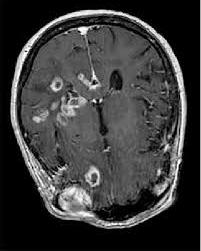
#> input picture Brain_Tumor_Data_Set/Brain_Tumor_Data_Set/test_brain_tumor/Cancer (1057).jpg, 201 x 251 px, found by its file name; its folder holds only this picture in this run
$ jupyter execute --allow-errors preparar_modelos.ipynb
#> lines starting #> are read from the running program, lines starting #| are printed output that depends on the picture
[cell 1]
import numpy as np
import os, sys
from sklearn import svm
from sklearn import metrics
from sklearn.model_selection import train_test_split
from skimage.feature import local_binary_pattern
import cv2

[cell 2]
os.getcwd()

[cell 3]
path_current = os.getcwd()
path_dataset = os.path.join(path_current, "..", "Brain_Tumor_Data_Set\\Brain_Tumor_Data_Set")
print(path_dataset)
os.listdir(path_dataset)

[cell 4]
os.listdir(path_dataset)[2:]

[cell 5]
data_sets = os.listdir(path_dataset)[2:]
data_sets

[cell 6]
hog = cv2.HOGDescriptor((128,128), (16,16), (8,8), (8,8), 9) # configuramos el hog
                        # ventana, bloque, stride, celda, bins

[cell 7]
folders = {"train_brain_tumor" : 1, "train_healthy": 0}
# eiquetas de las variables, donde 1 es cerebro con tumor y 0 es cerebro sano

x_hog = []
y_hog = []

#> (the rest of this cell did not finish here and is left out)

[cell 8]
print(x_hog)
print()
print(y_hog)

[cell 9]
print(len(x_hog))
print(len(y_hog))
print()
print(y_hog.count(0))
print(y_hog.count(1))

[cell 10]
folders = {"test_brain_tumor" : 1, "test_healthy": 0}
# eiquetas de las variables, donde 1 es cerebro con tumor y 0 es cerebro sano

x_test_hog = []
y_test_hog = []

for folder, label in folders.items():
    path_set = os.path.join(path_dataset, folder) # entramos a la direccion de las carpetas para entrenar
    for img_name in os.listdir(path_set): # lista de las imagenes dentro de alguna de las carpetas de entrenamiento
        path_img = os.path.join(path_set, img_name) # ingresamos el path de una de las imagenes
        img = cv2.imread(path_img) # leemos la imagen
#> img is the input picture: shape (251, 201, 3); min 0, max 255, mean 58.4
        img = cv2.resize(img, (128,128), interpolation=cv2.INTER_AREA)
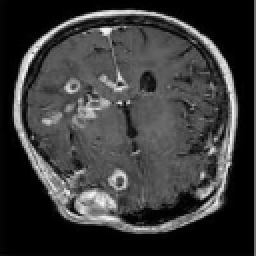
#> img: shape (128, 128, 3) (shown 2 times larger); min 0, max 247, mean 58.4
        if img is None:
            continue # si hay un archivo corrupto lo saltamos
        descriptor = hog.compute(img) # creamos el descriptor
#> descriptor = 8100 values, max 0.794 at index 7033, min 0 at index 5, mean 0.123
        x_test_hog.append(descriptor) # guardamos en el vector de las x
        y_test_hog.append(label) #guardamos su respectiva etiqueta
#> pass 2 of the loop `for folder, label in folders.items():`:
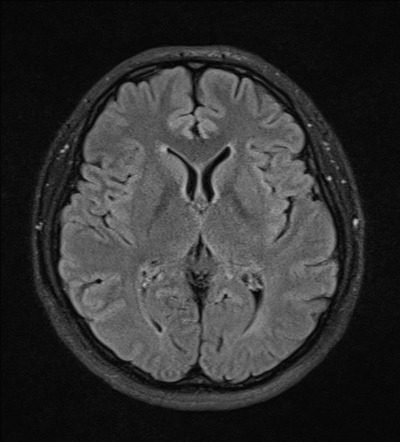
#> input picture Brain_Tumor_Data_Set/Brain_Tumor_Data_Set/test_healthy/Not Cancer  (1014).jpg, 400 x 442 px, found by its file name
#> img is the input picture: shape (442, 400, 3); min 0, max 189, mean 49.2
#> `img = cv2.resize(img, (128,128), interpolation=cv2.INTER_AREA)`:
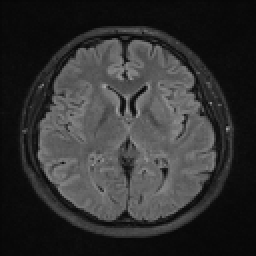
#> img: shape (128, 128, 3) (shown 2 times larger); min 6, max 164, mean 49.2
#> descriptor = 8100 values, max 0.602 at index 3793, min 3.56e-05 at index 841, mean 0.137

np.save(os.getcwd() + "/x_test_hog", x_test_hog)
np.save(os.getcwd() + "/y_test_hog", y_test_hog)

CREAMOS AHORA CON LAS CARACTERISTICAS LBP

el set de datos train y el set de datos test

[cell 11]
x_lbp = []
y_lbp = []

for folder, label in folders.items():
    path_set = os.path.join(path_dataset, folder) # entramos a la direccion de las carpetas para entrenar
    for img_name in os.listdir(path_set): # lista de las imagenes dentro de alguna de las carpetas de entrenamiento
        path_img = os.path.join(path_set, img_name) # ingresamos el path de una de las imagenes
        img = cv2.imread(path_img) # leemos la imagen
        img = cv2.cvtColor(img, cv2.COLOR_BGR2GRAY) # convertir a grises ya que asi lo necesita el LBP
#> img: shape (251, 201)
        if img is None:
            continue # si hay un archivo corrupto lo saltamos
        lbp = local_binary_pattern(img, 8, 1, "uniform") # caculamos el lbp
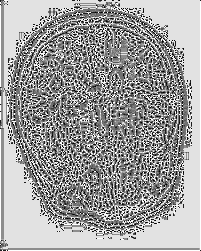
#> lbp: shape (251, 201) float64; min 0, max 9, mean 5.65; drawn with min black and max white
        hist, _ = np.histogram(lbp.ravel(), 59, (0,59)) # calculamos el histograma lbp
#> hist = 59 values, max 16679 at index 8, min 0 at index 10, mean 855.1
        x_lbp.append(hist) # guardamos el histograma como descriptor en el vector de las x
        y_lbp.append(label) #guardamos su respectiva etiqueta
#> pass 2 of the loop `for folder, label in folders.items():`:
#> `lbp = local_binary_pattern(img, 8, 1, "uniform")`:
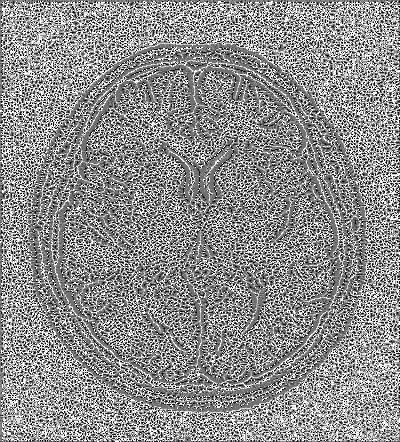
#> lbp: shape (442, 400) float64; min 0, max 9, mean 5.01; drawn with min black and max white
#> `hist, _ = np.histogram(lbp.ravel(), 59, (0,59))`: hist = 59 values, max 27032 at index 4, min 0 at index 10, mean 2996.6

np.save(os.getcwd() + "/x_train_lbp", x_lbp)
np.save(os.getcwd() + "/y_train_lbp", y_lbp)

[cell 12]
x_test_lbp = []
y_test_lbp = []

for folder, label in folders.items():
    path_set = os.path.join(path_dataset, folder) # entramos a la direccion de las carpetas para entrenar
    for img_name in os.listdir(path_set): # lista de las imagenes dentro de alguna de las carpetas de entrenamiento
        path_img = os.path.join(path_set, img_name) # ingresamos el path de una de las imagenes
        img = cv2.imread(path_img) # leemos la imagen
        img = cv2.cvtColor(img, cv2.COLOR_BGR2GRAY) # convertir a grises ya que asi lo necesita el LBP
        if img is None:
            continue # si hay un archivo corrupto lo saltamos
        lbp = local_binary_pattern(img, 8, 1, "uniform") # caculamos el lbp
        hist, _ = np.histogram(lbp.ravel(), 59, (0,59)) # calculamos el histograma lbp
#> hist = 59 values, max 16679 at index 8, min 0 at index 10, mean 855.1
        x_test_lbp.append(hist) # guardamos el histograma como descriptor en el vector de las x
        y_test_lbp.append(label) #guardamos su respectiva etiqueta
#> pass 2 of the loop `for folder, label in folders.items():`:
#> `hist, _ = np.histogram(lbp.ravel(), 59, (0,59))`: hist = 59 values, max 27032 at index 4, min 0 at index 10, mean 2996.6

np.save(os.getcwd() + "/x_test_lbp", x_test_lbp)
np.save(os.getcwd() + "/y_test_lbp", y_test_lbp)
